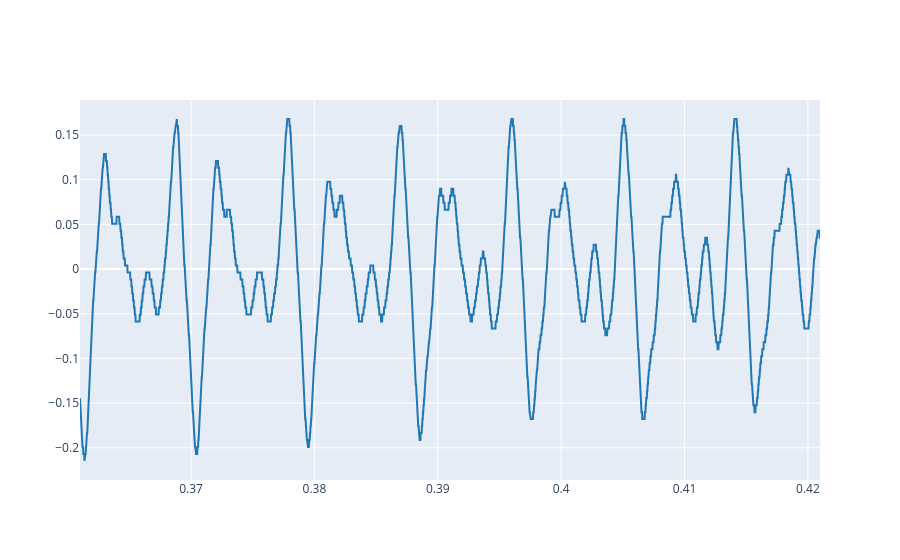

Here is the notebook cell this chart was saved with:
### Markdown cell above
2.3. Plot three periods of the signal using the `plot_signals` function and selecting `t_start` and `t_end` arguments accordingly. Try to get the first periods of the audio signal but avoiding the attack section.

### Code cell
t_start = 0.361  
t_end = t_start + (3 * T)  

plot_signals(ref, fs, t_start=t_start, t_end=t_end)

### Figure 1 — Plotly figure (JSON) as saved in the notebook; plotly's stock layout.template omitted (floating-point values rounded to 4 significant figures; data arrays with more than 128 entries replaced by an {"elided": "..."} marker saying what was removed)
{"data": [{"line": {"color": "#1f77b4", "shape": "linear"}, "mode": "lines", "name": "audio signal 0", "type": "scatter", "x": {"elided": "2646 float values"}, "y": {"elided": "2646 float values"}}], "layout": {}}
